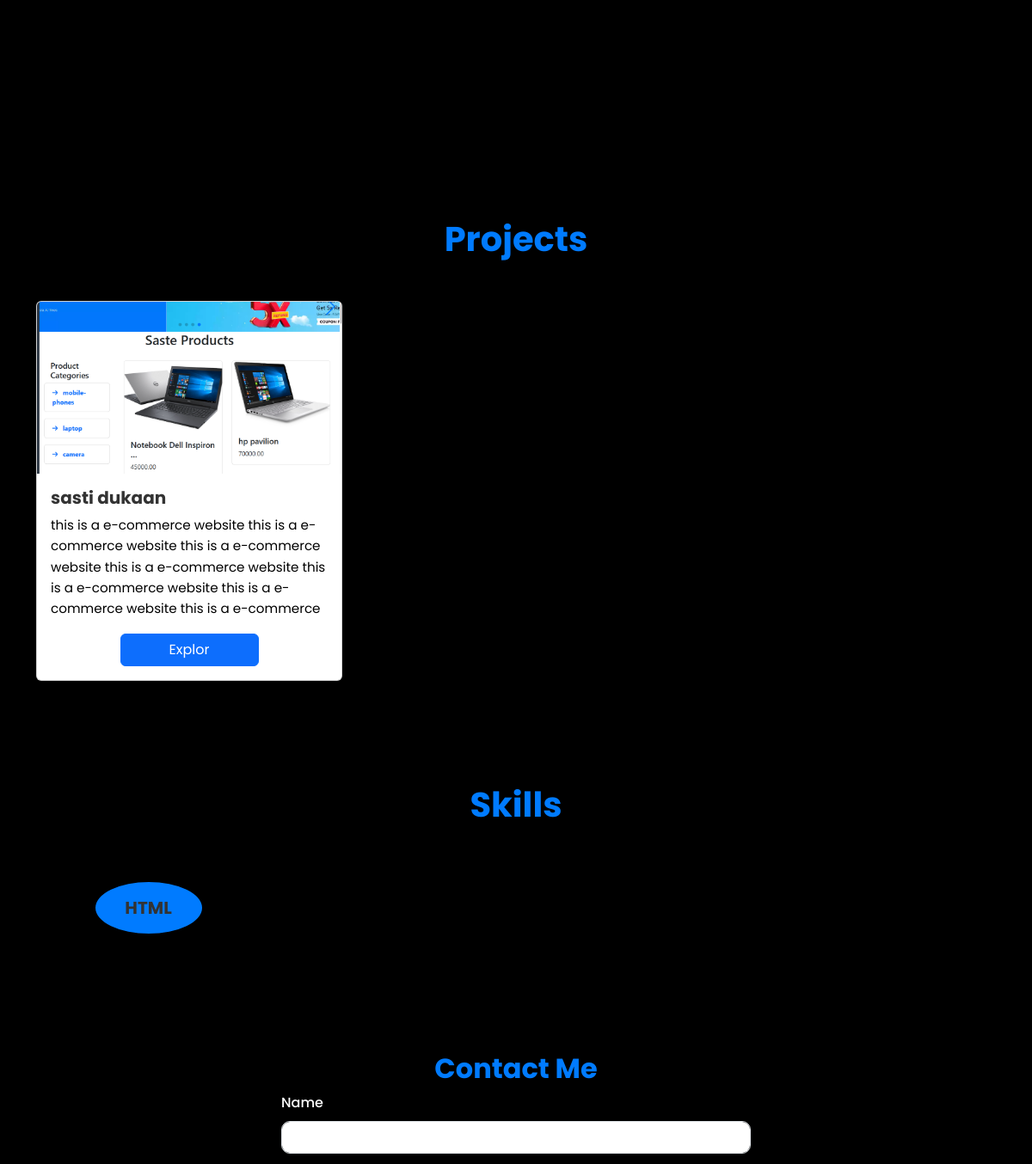
Before: / (middle part) with the older database file.
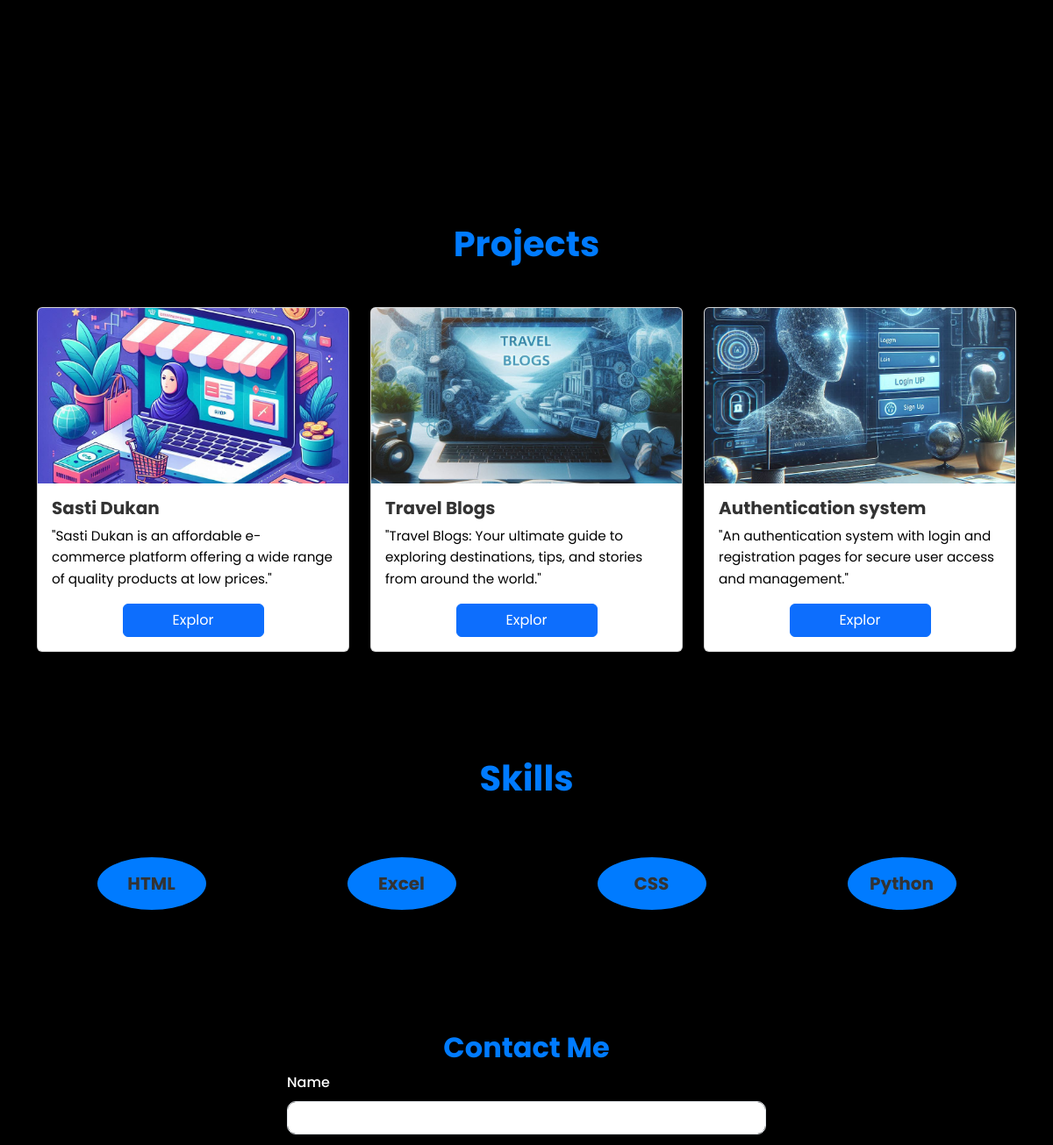
After: the same page with the newer database file.
### main/models.py (models this page shows)
class Project(models.Model):
    image=models.ImageField(blank=True)
    title=models.CharField(max_length=50, blank=True)
    link = models.URLField(blank=True, null=True)
    description=models.CharField(max_length=150, blank=True)

class Skill(models.Model):
    name=models.CharField(max_length=25, blank=True)
    percent=models.IntegerField(max_length=2, blank=True)
    des=(models.CharField(max_length=150, blank=True))

### main/views.py (the view)
# urls.py: 2. Add a URL to urlpatterns:  path('', views.home, name='home')
def home(request):
    return render(request, 'home.html',
                {
                    'projects':Project.objects.all(),
                    'skills':Skill.objects.all(),
                })

### templates/home.html (shortened to what this page needs)
{% load static %}
<!DOCTYPE html>
<html lang="en">
<head>
    <link href="https://cdn.jsdelivr.net/npm/bootstrap@5.3.0/dist/css/bootstrap.min.css" rel="stylesheet">
    <link rel="stylesheet" href="{% static 'css/style.css' %}">
    <link rel="stylesheet" href="https://cdnjs.cloudflare.com/ajax/libs/font-awesome/6.6.0/css/all.min.css">
</head>
<body>
    <section id="about" class="pt-5 pb-5 m-4 bg-black text-light ">
        <div class="container vh-100">
        </div>
    </section>
    <section id="projects" class=" pt-5 pb-5">
        <div class="container">
            <h2 class="text-center text-primary mb-5">Projects</h2>
            <div class="row">
                {% for project in projects %}
                <div class="col-md-4 mb-4">
                    <div class="card shadow-sm">
                        <img src="{{project.image.url}}" class="card-img-top" alt="{{ project.title }}">
                        <div class="card-body">
                            <h5 class="card-title">{{ project.title }}</h5>
                            <p class="card-text">{{ project.description }}</p>
                            <div class="d-grid gap-2 col-6 mx-auto">
                                <a href="{{ project.link }}" class="btn btn-primary" target="_blank" type="button">Explor</a>
                            </div>
                        </div>
                    </div>
                </div>
                {% endfor %}
            </div>
        </div>
    </section>
    <section id="skills" class="pt-5 pb-5">
        <div class="container">
            <h2 class="text-center text-primary mb-5">Skills</h2>
            <div class="row">
                {% for skill in skills %}
                <div class=" skill2 col-md-3 text-center mb-4">
                            <button class="card-title m-3">{{ skill.name }}</button>
                </div>
                {% endfor %}
            </div>
        </div>
    </section>
    <section id="contact" class="bg-black pt-5 pb-5">
        <div class="container">
            <h2 class="text-center text-primary ">Contact Me</h2>
            <div class="row justify-content-center">
                <div class="col-md-6">
                    <form>
                        <div class="mb-3">
                            <label for="name" class="form-label">Name</label>
                            <input type="text" class="form-control" id="name" required>
                        </div>
                    </form>
                </div>
            </div>
        </div>
    </section>
</body>
</html>
</body>
</html>

### assets/css/style.css (style rules this page uses)
body { font-family: 'Poppins', sans-serif; line-height: 1.6; background-color: #000000; overflow-x: hidden; }
h1, h2, h3, h4, h5, h6 { font-weight: 700; }
#about { background-color: #000000; padding: 3rem 0; }
#projects { padding: 3rem 0; background-color: black; }
#projects h2 { margin-bottom: 1.5rem; color: #007bff; font-size: 2.5rem; }
.card { transition: transform 0.3s, box-shadow 0.3s; }
.card-img-top { height: 200px; object-fit: cover; }
.card-title { font-weight: bold; color: #333; font-size: 1.25rem; }
.card-text { font-size: 0.95rem; color: black; }
#skills h2 { margin-bottom: 1.5rem; color: #007bff; font-size: 2.5rem; }
#skills button { background-color: #007bff; border-radius: 50%; border: 2px solid black; height: 4rem; width: 8rem; transition: transform 0.5s ease, box-shadow 0.5s ease; }
#contact { padding: 3rem 0; }
#contact .form-label { font-weight: 500; color: white; }
#contact .form-control { border-radius: 10px; transition: box-shadow 0.3s; }
.text-primary { color: #007bff !important; }

Changed rows visible on the page:
changed Project: image: a different picture; title "sasti dukaan" → "Sasti Dukan"; description "this is a e-commerce website this is a e-commerce website this is a e-commerce website this is a e-commerce website this is a e-commerce website this is a e-commerce website this is a e-commerce" → "\"Sasti Dukan is an affordable e-commerce platform offering a wide range of quality products at low prices.\""
added Project: image (picture), title "Travel Blogs", description "\"Travel Blogs: Your ultimate guide to exploring destinations, tips, and stories from around the world.\""
added Project: image (picture), title "Authentication system", description "\"An authentication system with login and registration pages for secure user access and management.\""
added Skill: name "Excel"
added Skill: name "CSS"
added Skill: name "Python"
